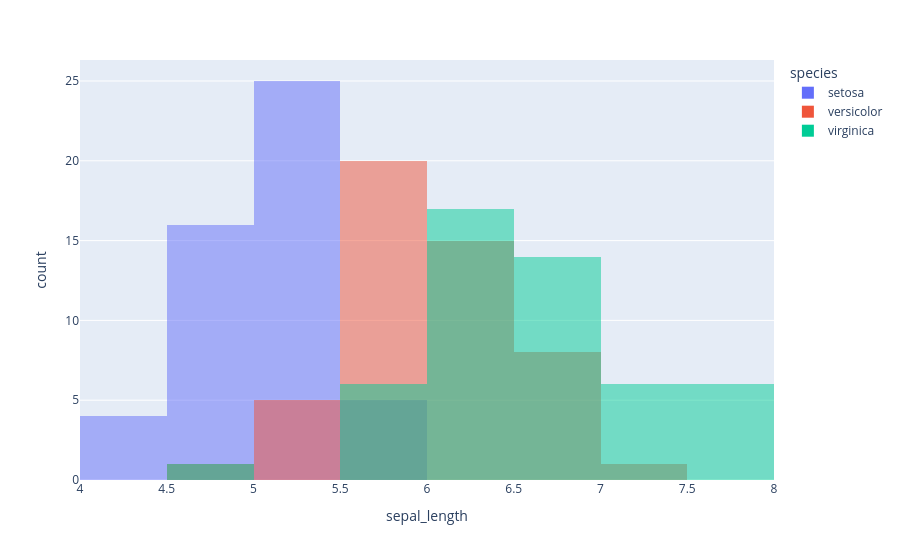

The code cell stored with this chart in its notebook:
### Code cell
fig=px.histogram(df , x='sepal_length', color='species', barmode='overlay')
fig

### Figure 1 — Plotly figure (JSON) as saved in the notebook; plotly's stock layout.template omitted (floating-point values rounded to 4 significant figures)
{"data": [{"bingroup": "x", "hovertemplate": "species=setosa<br>sepal_length=%{x}<br>count=%{y}<extra></extra>", "legendgroup": "setosa", "marker": {"color": "#636efa", "opacity": 0.5, "pattern": {"shape": ""}}, "name": "setosa", "orientation": "v", "showlegend": true, "type": "histogram", "x": [5.1, 4.9, 4.7, 4.6, 5.0, 5.4, 4.6, 5.0, 4.4, 4.9, 5.4, 4.8, 4.8, 4.3, 5.8, 5.7, 5.4, 5.1, 5.7, 5.1, 5.4, 5.1, 4.6, 5.1, 4.8, 5.0, 5.0, 5.2, 5.2, 4.7, 4.8, 5.4, 5.2, 5.5, 4.9, 5.0, 5.5, 4.9, 4.4, 5.1, 5.0, 4.5, 4.4, 5.0, 5.1, 4.8, 5.1, 4.6, 5.3, 5.0], "xaxis": "x", "yaxis": "y"}, {"bingroup": "x", "hovertemplate": "species=versicolor<br>sepal_length=%{x}<br>count=%{y}<extra></extra>", "legendgroup": "versicolor", "marker": {"color": "#EF553B", "opacity": 0.5, "pattern": {"shape": ""}}, "name": "versicolor", "orientation": "v", "showlegend": true, "type": "histogram", "x": [7.0, 6.4, 6.9, 5.5, 6.5, 5.7, 6.3, 4.9, 6.6, 5.2, 5.0, 5.9, 6.0, 6.1, 5.6, 6.7, 5.6, 5.8, 6.2, 5.6, 5.9, 6.1, 6.3, 6.1, 6.4, 6.6, 6.8, 6.7, 6.0, 5.7, 5.5, 5.5, 5.8, 6.0, 5.4, 6.0, 6.7, 6.3, 5.6, 5.5, 5.5, 6.1, 5.8, 5.0, 5.6, 5.7, 5.7, 6.2, 5.1, 5.7], "xaxis": "x", "yaxis": "y"}, {"bingroup": "x", "hovertemplate": "species=virginica<br>sepal_length=%{x}<br>count=%{y}<extra></extra>", "legendgroup": "virginica", "marker": {"color": "#00cc96", "opacity": 0.5, "pattern": {"shape": ""}}, "name": "virginica", "orientation": "v", "showlegend": true, "type": "histogram", "x": [6.3, 5.8, 7.1, 6.3, 6.5, 7.6, 4.9, 7.3, 6.7, 7.2, 6.5, 6.4, 6.8, 5.7, 5.8, 6.4, 6.5, 7.7, 7.7, 6.0, 6.9, 5.6, 7.7, 6.3, 6.7, 7.2, 6.2, 6.1, 6.4, 7.2, 7.4, 7.9, 6.4, 6.3, 6.1, 7.7, 6.3, 6.4, 6.0, 6.9, 6.7, 6.9, 5.8, 6.8, 6.7, 6.7, 6.3, 6.5, 6.2, 5.9], "xaxis": "x", "yaxis": "y"}], "layout": {"barmode": "overlay", "legend": {"title": {"text": "species"}, "tracegroupgap": 0}, "margin": {"t": 60}, "xaxis": {"anchor": "y", "domain": [0, 1], "title": {"text": "sepal_length"}}, "yaxis": {"anchor": "x", "domain": [0, 1], "title": {"text": "count"}}}}
